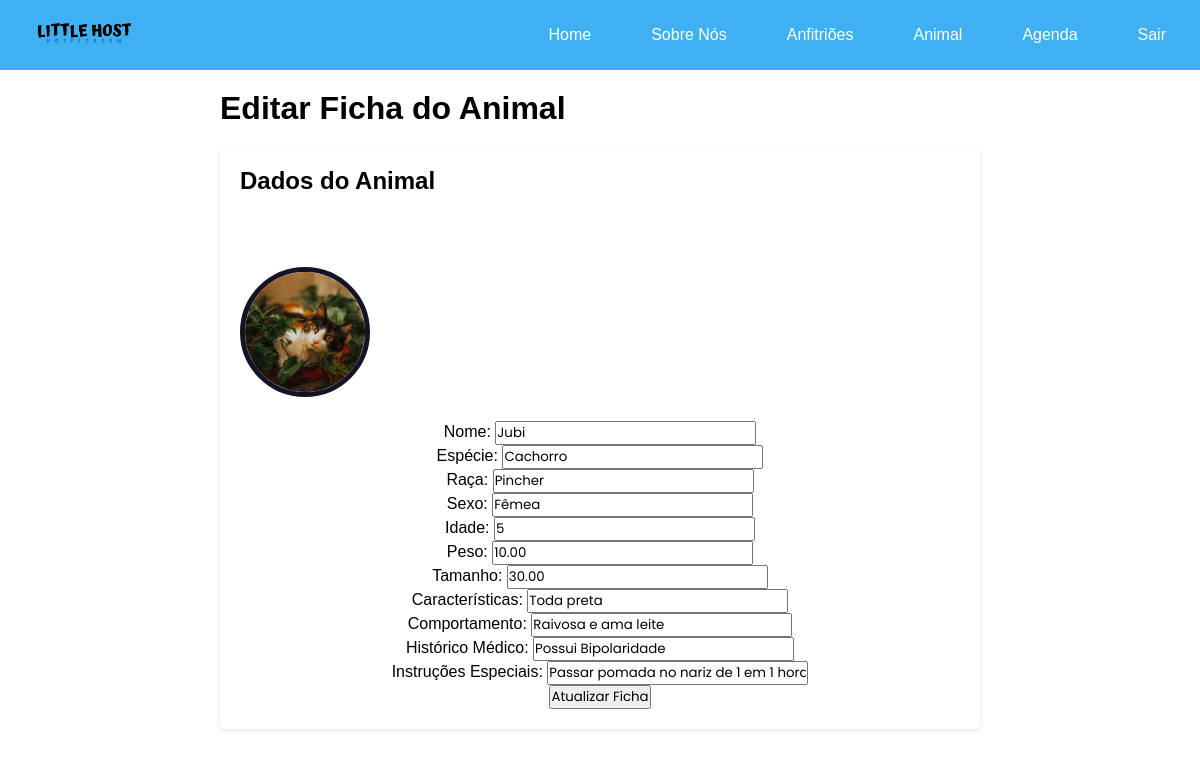
The app's page /View/editarfichaanim.php?cod_animal=2 (signed in) with its own data.
### tables this page shows
CREATE TABLE `ficha_animal` (
  `cod_animal` int(10) UNSIGNED NOT NULL,
  `cod_tutor` int(10) UNSIGNED NOT NULL,
  `nome` varchar(255) NOT NULL,
  `especie` enum('Gato','Cachorro') NOT NULL,
  `raca` varchar(100) NOT NULL,
  `sexo` enum('Fêmea','Macho') NOT NULL,
  `idade` int(10) UNSIGNED NOT NULL,
  `peso` decimal(10,2) NOT NULL,
  `tamanho` decimal(10,2) NOT NULL,
  `caracteristicas` varchar(255) NOT NULL,
  `comportamento` text NOT NULL,
  `historico_medico` text NOT NULL,
  `instrucoes_especiais` text NOT NULL
);

### Controllers/FichaController.php (called while the page is built, shortened)
<?php
require_once("../Models/Ficha_Animal.php");
class FichaController{
    private $ficha;
    public function __construct()
    {
        $this->ficha = new Ficha_Animal();
    }
    public function read($cod_animal) {
        $result = $this->ficha->read($cod_animal);
        if($result > 0){
            return $result;
        }else{
            echo "<script>alert('Erro ao buscar usuário!');</script>";
        }
    }
}
?>

### Models/Conexao.php (called while the page is built, shortened)
<?php
class Conexao{
    private function conexao(){
        $this->mysqli = new mysqli(BD_SERVIDOR, BD_USUARIO , BD_SENHA, BD_BANCO);
    }
}

### Models/Ficha_Animal.php (called while the page is built, shortened)
<?php
require_once("Conexao.php");
class Ficha_Animal extends Conexao {
	public function read($cod_animal) {
		try {
			$stmt = $this->mysqli->query("SELECT * FROM ficha_animal WHERE cod_animal = " . $cod_animal . ";");
			$total = mysqli_num_rows($stmt);
			if ($total > 0) {
				$lista = $stmt->fetch_all(MYSQLI_ASSOC);
				$ficha = array();
				foreach ($lista as $l) {
					$ficha['cod_animal'] = $l['cod_animal'];
					$ficha['cod_tutor'] = $l['cod_tutor'];
					$ficha['nome'] = $l['nome'];
					$ficha['especie'] = $l['especie'];
					$ficha['raca'] = $l['raca'];
					$ficha['sexo'] = $l['sexo'];
					$ficha['idade'] = $l['idade'];
					$ficha['peso'] = $l['peso'];
					$ficha['tamanho'] = $l['tamanho'];
					$ficha['caracteristicas'] = $l['caracteristicas'];
					$ficha['comportamento'] = $l['comportamento'];
					$ficha['historico_medico'] = $l['historico_medico'];
					$ficha['instrucoes_especiais'] = $l['instrucoes_especiais'];
				}
				return $ficha;
			} else {
				return 0;
			}
		} catch (Exception $e) {
			echo "<script>alert('Ocorreu um erro ao tentar buscar a ficha do animal: " . $e . "')</script>";
			return 0;
		}
	}
}
?>

### View/editarFichaAnim.php (the view, shortened to what this page needs)
<!DOCTYPE html>
<html>
<head>
    <link rel="stylesheet" href="css/styleFicha.css">
</head>
<body>
<?php
include('layouts/menu.php');
?>
<?php
require_once('../Controllers/FichaController.php');
$fichaController = new FichaController();
if (isset($_GET['cod_animal'])) {
    $cod_animal = $_GET['cod_animal'];
    $animal = $fichaController->read($cod_animal);
} else {
    echo "ID não foi fornecido na URL.";
}
?>
<div class="container">
    <h1>Editar Ficha do Animal</h1>
    <main>
        <section class="content">
            <h1>Dados do Animal</h1>
            <img src="img/carLog.jpg" class="animal-image" id="animal-image" type="file" alt="Imagem do Animal">
            <div id="animal-info">
            <form method="post" action="../Controllers/FichaController.php?funcao=update&cod_animal=<?php echo $cod_animal; ?>">
                <label for="nome">Nome:</label>
                <input type="text" name="Name" value="<?php echo $animal['nome']; ?>"><br>
                <label for="especie">Espécie:</label>
                <input type="text" name="inputEspecie" value="<?php echo $animal['especie']; ?>"><br>
                <label for="raca">Raça:</label>
                <input type="text" name="Raca" value="<?php echo $animal['raca']; ?>"><br>
                <label for="sexo">Sexo:</label>
                <input type="text" name="inputSexo" value="<?php echo $animal['sexo']; ?>"><br>
                <label for="idade">Idade:</label>
                <input type="text" name="Idade" value="<?php echo $animal['idade']; ?>"><br>
                <label for="peso">Peso:</label>
                <input type="text" name="Peso" value="<?php echo $animal['peso']; ?>"><br>
                <label for="tamanho">Tamanho:</label>
                <input type="text" name="Tamanho" value="<?php echo $animal['tamanho']; ?>"><br>
                <label for="caracteristicas">Características:</label>
                <input type="text" name="Caracteristicas" value="<?php echo $animal['caracteristicas']; ?>"><br>
                <label for="comportamento">Comportamento:</label>
                <input type="text" name="Comportamento" value="<?php echo $animal['comportamento']; ?>"><br>
                <label for="historico_medico">Histórico Médico:</label>
                <input type="text" name="Historico_Medico" value="<?php echo $animal['historico_medico']; ?>"><br>
                <label for="instrucoes_especiais">Instruções Especiais:</label>
                <input type="text" name="Instrucoes_especiais" value="<?php echo $animal['instrucoes_especiais']; ?>"><br>
                <input type="submit" value="Atualizar Ficha">
                </form>
            </div>
        </section>
    </main>
</div>
</body>
</html>

### View/css/styleFicha.css (style rules this page uses)
*, *::before, *::after { padding: 0; margin: 0; box-sizing: border-box; }
body, input { font-family: "Poppins", sans-serif; }
.container { position: center; max-width: 800px; margin: 0 auto; padding: 20px; }
.content { position: inherit; background-color: #fff; padding: 20px; border-radius: 5px; box-shadow: 0 2px 5px rgba(0, 0, 0, 0.1); margin: 20px auto; max-width: 100%; }
.animal-image { text-align: center; margin-top: 10%; max-width: 170px; width: 130px; border: 5px solid #151426; border-radius: 50%; cursor: pointer; transition: backgroud .3s; }
#animal-info { text-align: center; margin-top: 20px; }

### View/css/navFooter.css (style rules this page uses)
* { margin: 0; padding: 0; box-sizing: border-box; font-family: sans-serif; }
:root { --blue: #1970E6; --lightBlue: #3fb1f2; --other-color: #1ECBE1 ; --second-color: blue; --bg-color: #C2F1F7 ; }

### records on screen
ficha_animal: Name "Jubi", inputEspecie "Cachorro", Raca "Pincher", inputSexo "Fêmea", Idade "5", Peso "10.00", Tamanho "30.00", Caracteristicas "Toda preta", Comportamento "Raivosa e ama leite", Historico_Medico "Possui Bipolaridade", Instrucoes_especiais "Passar pomada no nariz de 1 em 1 hora"
